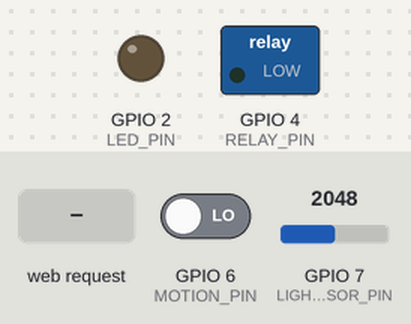
Recording of a sketch running on a simulated ESP32-S3. On the bench: switched loads named in the sketch (green lamp = pin HIGH), output pins drawn as LEDs (lit = HIGH). The test bench sets the inputs (shaded band); at power-on: GPIO 6 (MOTION_PIN) LOW, GPIO 7 (LIGHT_SENSOR_PIN) = 2048. WiFi joins after 1.5 s; servers stay silent unless stated; what the sketch prints to the serial monitor is not drawn.

Above: at 3.2 s.
3.3 s: HTTP request GET /led/on received
At 4.2 s:
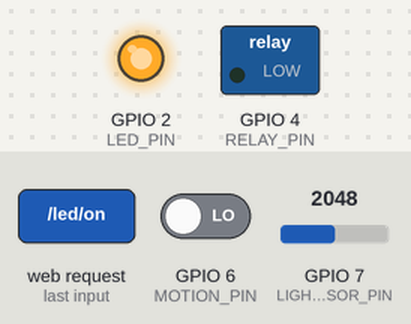
4.8 s: HTTP request GET /relay/on received
At 5.4 s:
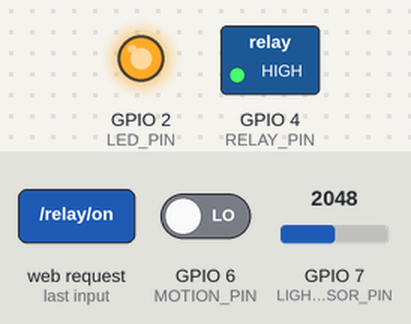
6.3 s: HTTP request GET /led/off received
At 6.7 s:
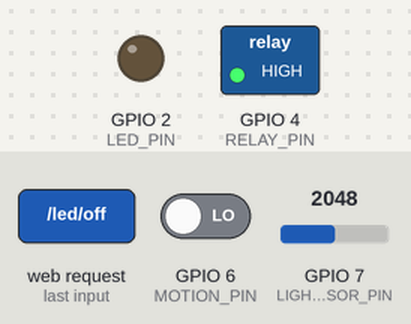
7.8 s: HTTP request GET /relay/off received
At 9.0 s:
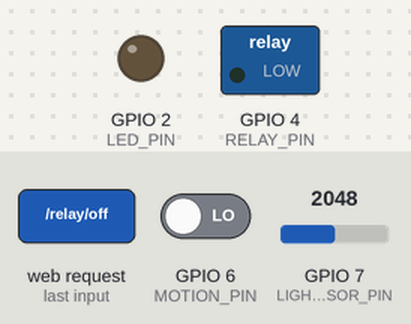
9.3 s: HTTP request GET /led/on?plain=1 received
At 10.5 s:
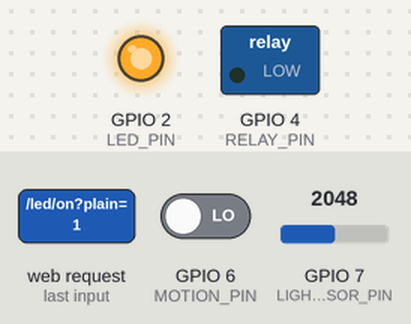
Timing chart, 0 to 11.8 s (numbered marks = the images above; inputs shaded):
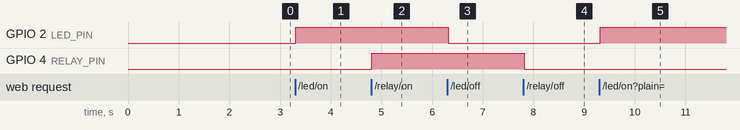

The sketch:

arduino_controller.ino
```cpp
#include <WiFi.h>
#include <WebServer.h>
#include <ArduinoJson.h>

// WiFi настройки
const char* ssid = "YOUR_WIFI_SSID";
const char* password = "YOUR_WIFI_PASSWORD";

// Пины для устройств
const int LED_PIN = 2;           // Встроенный LED
const int RELAY_PIN = 4;         // Реле для управления устройствами
const int DHT_PIN = 5;           // Датчик температуры DHT22
const int MOTION_PIN = 6;        // Датчик движения PIR
const int LIGHT_SENSOR_PIN = 7;  // Датчик освещенности

WebServer server(80);

// Состояние устройств
bool ledState = false;
bool relayState = false;
float temperature = 0;
float humidity = 0;
bool motionDetected = false;
int lightLevel = 0;

void setup() {
  Serial.begin(115200);

  // Настройка пинов
  pinMode(LED_PIN, OUTPUT);
  pinMode(RELAY_PIN, OUTPUT);
  pinMode(MOTION_PIN, INPUT);
  pinMode(LIGHT_SENSOR_PIN, INPUT);

  // Подключение к WiFi
  WiFi.begin(ssid, password);
  while (WiFi.status() != WL_CONNECTED) {
    delay(1000);
    Serial.println("Подключение к WiFi...");
  }

  Serial.println("WiFi подключен!");
  Serial.print("IP адрес: ");
  Serial.println(WiFi.localIP());

  // Настройка веб-сервера
  setupWebServer();
  server.begin();
}

void loop() {
  server.handleClient();

  // Обновление датчиков
  updateSensors();

  delay(100);
}

void setupWebServer() {
  // Главная страница
  server.on("/", HTTP_GET, []() {
    String html = "<html><head><title>Умный дом - Arduino</title></head>";
    html += "<body><h1>Управление устройствами</h1>";
    html += "<p><a href='/led/on'>Включить LED</a> | <a href='/led/off'>Выключить LED</a></p>";
    html += "<p><a href='/relay/on'>Включить реле</a> | <a href='/relay/off'>Выключить реле</a></p>";
    html += "<p><a href='/status'>Статус устройств</a></p>";
    html += "</body></html>";
    server.send(200, "text/html", html);
  });

  // Управление LED
  server.on("/led/on", HTTP_GET, []() {
    digitalWrite(LED_PIN, HIGH);
    ledState = true;
    server.send(200, "text/plain", "LED включен");
  });

  server.on("/led/off", HTTP_GET, []() {
    digitalWrite(LED_PIN, LOW);
    ledState = false;
    server.send(200, "text/plain", "LED выключен");
  });

  // Управление реле
  server.on("/relay/on", HTTP_GET, []() {
    digitalWrite(RELAY_PIN, HIGH);
    relayState = true;
    server.send(200, "text/plain", "Реле включено");
  });

  server.on("/relay/off", HTTP_GET, []() {
    digitalWrite(RELAY_PIN, LOW);
    relayState = false;
    server.send(200, "text/plain", "Реле выключено");
  });

  // API для получения статуса
  server.on("/api/status", HTTP_GET, []() {
    StaticJsonDocument<200> doc;
    doc["led"] = ledState;
    doc["relay"] = relayState;
    doc["temperature"] = temperature;
    doc["humidity"] = humidity;
    doc["motion"] = motionDetected;
    doc["light_level"] = lightLevel;

    String response;
    serializeJson(doc, response);
    server.send(200, "application/json", response);
  });

  // API для управления устройствами
  server.on("/api/control", HTTP_POST, []() {
    String body = server.arg("plain");
    StaticJsonDocument<200> doc;
    deserializeJson(doc, body);

    if (doc.containsKey("led")) {
      bool state = doc["led"];
      digitalWrite(LED_PIN, state ? HIGH : LOW);
      ledState = state;
    }

    if (doc.containsKey("relay")) {
      bool state = doc["relay"];
      digitalWrite(RELAY_PIN, state ? HIGH : LOW);
      relayState = state;
    }

    server.send(200, "application/json", "{\"success\": true}");
  });
}

void updateSensors() {
  // Чтение датчика движения
  motionDetected = digitalRead(MOTION_PIN) == HIGH;

  // Чтение датчика освещенности
  lightLevel = analogRead(LIGHT_SENSOR_PIN);

  // Здесь можно добавить чтение DHT22 датчика
  // temperature = dht.readTemperature();
  // humidity = dht.readHumidity();
} 
```

Measured:
- after the input at 3.3 s, GPIO 2 (LED_PIN): LOW → HIGH at once
- after the input at 4.8 s, GPIO 4 (RELAY_PIN): LOW → HIGH at once
- after the input at 6.3 s, GPIO 2 (LED_PIN): HIGH → LOW at once
- after the input at 7.8 s, GPIO 4 (RELAY_PIN): HIGH → LOW at once
- after the input at 9.3 s, GPIO 2 (LED_PIN): LOW → HIGH at once
